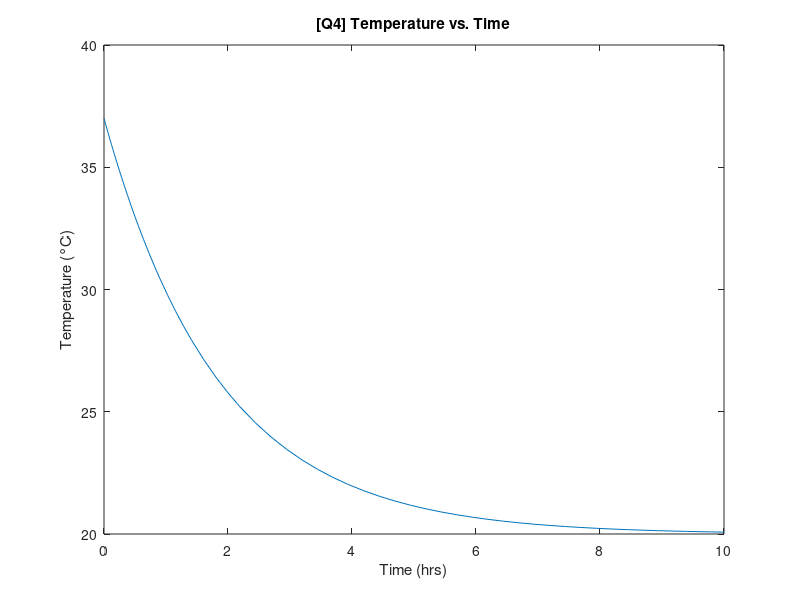

The MATLAB source for this figure:
clear all
k=0.54;% wild guess
Ta=20;
IC=37;
tspan=[0 10];
f= @(t,x) (-k*(x(1)-Ta)); %define cooling law as a function. t is time and x is the temperature
[t,x]=ode45(f,tspan,IC);
plot(t,x)
title('[Q4] Temperature vs. Time')
xlabel('Time (hrs)')
ylabel('Temperature (°C)')